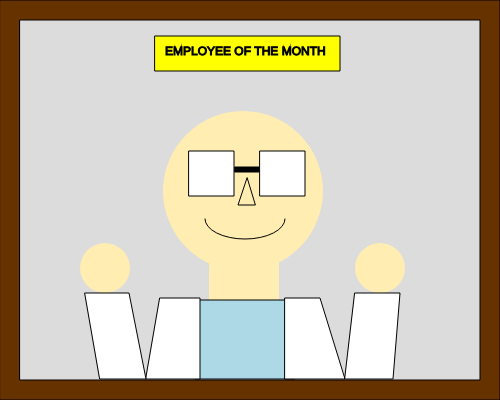
Frame 1 (no input)
Frame 60 (no input): identical to frame 1, image omitted
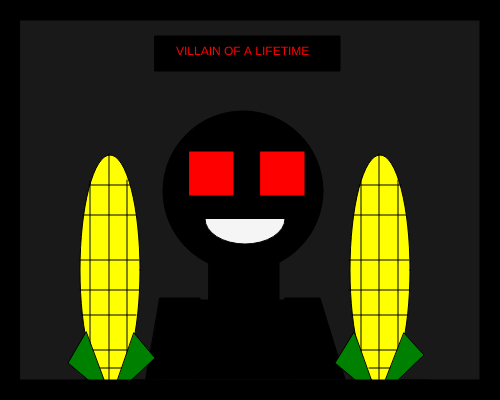
Frame 120 (the mouse pressed at the canvas centre since frame 60)

The p5.js sketch that drew these frames (run headless with seeded random() and noise() and a simulated clock; from frame 60 on, the mouse is pressed at the canvas centre):

// p5.js sketch
// ── sketch.js
function setup() {
  createCanvas(500, 400);
  background(220);
}

function draw() {
  //Frame
  fill(102, 51, 0);
  rect(0,0,500,400);
  
  fill(220);
  stroke(0);
  rect(20,20, 460, 360);
  
  //Sign
  stroke(0);
  fill("yellow");
  rect(155,36,185,35);
  
  fill(0);
  text("EMPLOYEE OF THE MONTH", 165,55);
  
  
  //Head
  noStroke();
  fill("#ffedb2");
  square(209, 260, 70);
  
  fill("#ffedb2");
  circle(243,191,160);
  
  stroke(0);
  fill(255);
  square(189, 151, 45);
  
  fill(255);
  square(260, 151, 45);
  
  fill(0);
  rect(235,167,24,5);
  
  fill("#ffedb2");
  triangle(247, 178, 238, 205, 255, 205);
  
  noFill();
  arc(245, 219, 80, 40, TWO_PI, PI);
  
  //Body
  stroke(0);
  fill("lightblue");
  rect(195,300, 100, 79);
  
  fill("white");
  quad(160,298,200,298,200,379,146,379);
  
  fill("white");
  quad(285,298,320,298,345,379,285,379);
  
  //Hands
  noStroke();
  fill("#ffedb2");
  circle(105,268, 50);
  
  fill("#ffedb2");
  circle(380, 268, 50);
  
  //Arms
  stroke(0);
  fill("white");
  quad(85, 293, 129, 293, 146, 379, 100, 379);
  
  fill("white");
  quad(355, 293, 400, 293, 393, 379, 345,379);
  
  if (mouseIsPressed) {
    
  //Frame
  fill(0);
  rect(0,0,500,400);
    
  fill(25);
  stroke(0);
  rect(20,20, 460, 360);
    
  //Sign
  fill(0);
  rect(155,36,185,35);
  
  fill("red");
  text("VILLAIN OF A LIFETIME", 176,55);
    
    
  //Outline
  fill(0);
  square(209, 260, 70);
  
  fill(0);
  circle(243,191,160);
  
  fill("red");
  square(189, 151, 45);
  
  fill("red");
  square(260, 151, 45);
  
  fill(0);
  rect(235,167,24,5);
  
  fill(245);
  arc(245, 219, 80, 50, TWO_PI, PI);
    
  fill(0);
  rect(195,300, 100, 79);
  
  fill(0);
  quad(160,298,200,298,200,379,146,379);
  
  fill(0);
  quad(285,298,320,298,345,379,285,379);
    
  
  //Corn
  
  fill("yellow");
  ellipse(110,270,60,230);
    
  fill(0);
  line(109, 154, 109, 399);
  line(90, 181, 90, 399);
  line(127,180,127,399);
  line(89, 185, 130, 185);
  line(83, 215, 136, 215);
  line(80, 260, 139, 260);
  line(80, 290, 139, 290);
  line(82, 315, 136, 315);
  line(88, 350, 132, 350);
  line(97, 368, 124, 368);
  
  fill("green");
  triangle(86,332, 68, 363, 111, 399);
  triangle(134,333,155,358,111,399);
  
  fill("yellow");
  ellipse(380, 270, 60, 230);
    
   fill(0);
  line(379, 154, 379, 399);
  line(361, 181, 361, 399);
  line(398,180,398,399);
  line(359, 185, 401, 185);
  line(353, 215, 406, 215);
  line(349, 260, 409, 260);
  line(349, 290, 409, 290);
  line(352, 315, 408, 315);
  line(361, 350, 402, 350);
  line(369, 368, 398, 368);
  
  fill("green");
  triangle(354,332,335,363,378,399);
  triangle(404, 333, 424, 355, 378, 399);
    
  //Touch Up
  fill(0);
  rect(85, 380, 80, 80);
  rect(350, 380, 80, 80);
    
}
  
}
